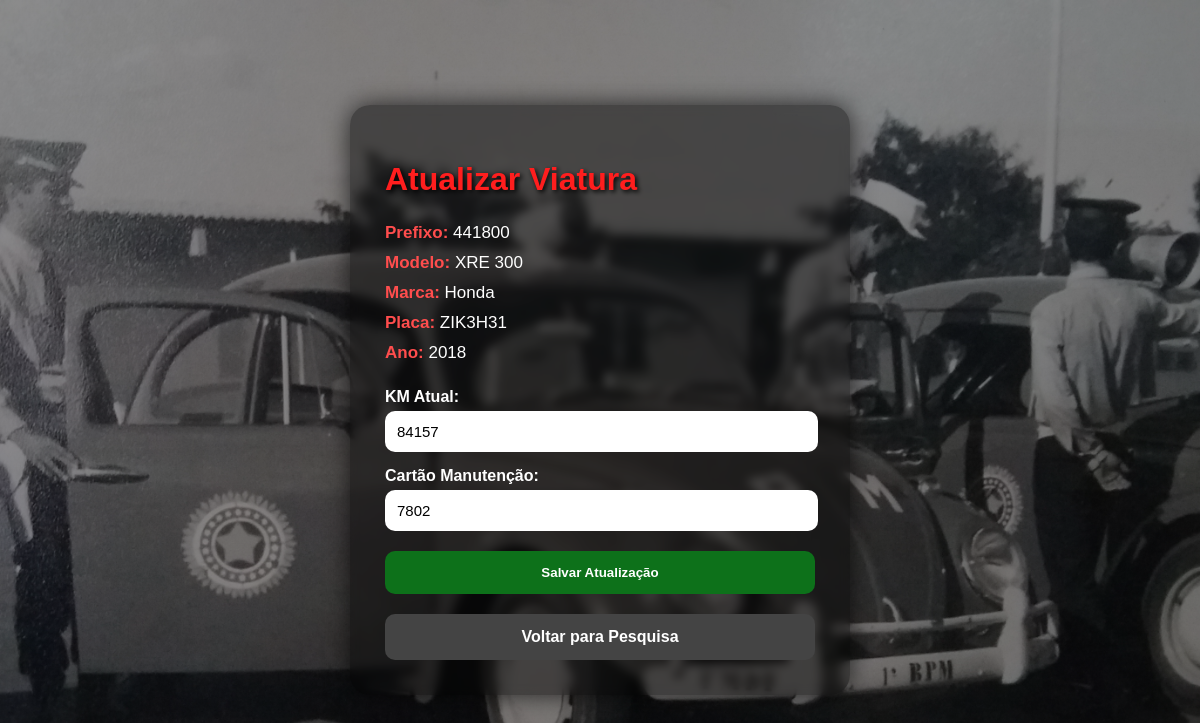
Screenshot of /php/atualizar_viatura.php?id=1 with the database file from the repository.
### tables this page shows
CREATE TABLE IF NOT EXISTS viaturas (
    id_vtr INT AUTO_INCREMENT PRIMARY KEY,
    prefixo_vtr VARCHAR(10) NOT NULL UNIQUE,
    modelo_vtr VARCHAR(50) NOT NULL,
    marca_vtr VARCHAR(50),
    placa_vtr VARCHAR(8) NOT NULL UNIQUE,
    ano_modelo YEAR,
    km_atual INT DEFAULT 0,
    cartao_manutencao VARCHAR(16),

    situacao_cautela VARCHAR(20) DEFAULT 'SEM_CAUTELA',
    situacao_operacional VARCHAR(20) DEFAULT 'DISPONIVEL',

    observacao TEXT
);

### php/atualizar_viatura.php (the view, shortened to what this page needs)
<?php
$conn = new mysqli("localhost", "root", "", "cadastro_viatura_rotam");
$id = $_GET['id'];
$sql = "SELECT * FROM viaturas WHERE id_vtr = '$id'";
$resultado = $conn->query($sql);
$viatura = $resultado->fetch_assoc();
?>
<!DOCTYPE html>
<html lang="pt-br">
<head>
</head>
<body>
    <div class="box">
        <h1>Atualizar Viatura</h1>
        <p><strong>Prefixo:</strong> <?php echo $viatura['prefixo_vtr']; ?></p>
        <p><strong>Modelo:</strong> <?php echo $viatura['modelo_vtr']; ?></p>
        <p><strong>Marca:</strong> <?php echo $viatura['marca_vtr']; ?></p>
        <p><strong>Placa:</strong> <?php echo $viatura['placa_vtr']; ?></p>
        <p><strong>Ano:</strong> <?php echo $viatura['ano_modelo']; ?></p>
        <form method="POST">
            <label>KM Atual:</label>
            <input type="number" name="km_atual" value="<?php echo $viatura['km_atual']; ?>" required>
            <label>Cartão Manutenção:</label>
            <input type="text" name="cartao_manutencao" value="<?php echo $viatura['cartao_manutencao']; ?>">
            <button type="submit">Salvar Atualização</button>
        </form>
        <a href="pesquisar_viatura.php">Voltar para Pesquisa</a>
    </div>
</body>
</html>

### php/atualizar_viatura.php (style rules this page uses)
body { margin: 0; padding: 0; font-family: Arial, sans-serif; background: linear-gradient(rgba(0, 0, 0, 0.45), rgba(0, 0, 0, 0.45)), url('../imagens/fusca_pmdf.jpg') no-repeat center center/cover; background-attachment: fixed; min-height: 100vh; display: flex; justify-content: center; align-items: center; color: white; }
.box { background: rgba(0, 0, 0, 0.45); width: 430px; padding: 35px; border-radius: 20px; backdrop-filter: blur(5px); box-shadow: 0 0 25px rgba(0, 0, 0, 0.7); }
h1 { color: #ff1e1e; margin-bottom: 25px; text-shadow: 2px 2px 5px black; }
p { text-align: left; margin: 10px 0; font-size: 17px; }
strong { color: #ff4d4d; }
form { margin-top: 25px; }
label { display: block; text-align: left; margin-top: 15px; margin-bottom: 5px; font-weight: bold; }
input { width: 95%; padding: 12px; border: none; border-radius: 10px; font-size: 15px; outline: none; }
button, a { display: block; width: 100%; margin-top: 20px; padding: 14px; border-radius: 10px; border: none; text-decoration: none; color: white; font-weight: bold; cursor: pointer; transition: 0.3s; text-align: center; box-sizing: border-box; }
button { background-color: #0d711a; }
a { background-color: #444; }

### rows the page displays
viaturas: prefixo_vtr "441800", modelo_vtr "XRE 300", marca_vtr "Honda", placa_vtr "ZIK3H31", ano_modelo "2018", km_atual "84157", cartao_manutencao "7802"
